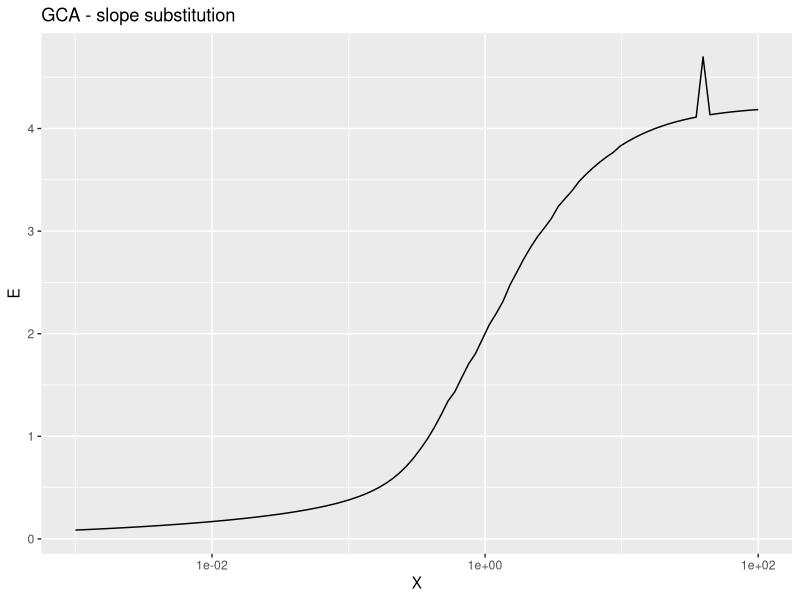

Reproduce this figure in R.
# Plotting the concentration-response curves of our data
library(ggplot2)
library(scales)
library(reshape2)
library(gam)
##### source some help functions #####

## tcpl 3 parameter hill function
tcplHillVal <- function(logc, tp, ga, gw, bt = 0) {
  
  bt + (tp - bt)/(1 + 10^((ga - logc)*gw))
  
}

## tcpl 3 parameter hill function inverse
tcplHillConc <- function(val, tp, ga, gw, bt = 0) {
  
  ga - log10((tp - bt)/(val - bt) - 1)/gw
  
}

tcplHillVal2 <- function(c,tp,ga,gw,bt = 0){
  
  bt + (tp - bt) / (1 + (ga / c)^gw)
  
}


tcplHillConc2 <- function(e,tp,ga,gw){
  
  ga * (tp/e -1)^(-1/gw)
  
}

tcplHillConc.Alternate <- function(e,tp,ga,gw){
  -1 * abs(ga * (tp/e -1))^(-1/gw)
  
}
# We

inv.tanh <- function(E,alpha,beta){
  atanh(E/alpha)/beta
}

Hill_two <- function(x,alpha,beta){
  beta * x / (alpha + x)
}

Hill_two_inv <- function(E,alpha,beta){
  beta*E / (alpha - E)
}

linear.inverse <- function(x,alpha,beta){
  ((x - beta) / (alpha) )^(1/3)
  
}

linear.forward <- function(x,alpha,beta){
  alpha*x^3 + beta
  
}


adjust.obj <- function(param.new,param.old,x,w = rep(1,length(x))){
  # TRY THE SAME THING BUT WITH INVERSE FUNCTIONS INSTEAD
  # param.new = c(tp,AC50)
  # param.old = c(tp,AC50,slope)
  val.old <- tcplHillVal2(x,param.old[1],param.old[2],param.old[3])
  
  val.new <- tcplHillVal2(x,param.new[1],param.new[2],1)
  # val.new <- linear.forward(x,param.new[1],param.new[2])
  # val.new <- param.new[1] + param.new[2]*x + param.new[3]*x^2 + param.new[4]*x^3
  # val.new <- param.new[1]*tanh(param.new[2]*x)
  sum((w*(val.old - val.new))^2)
  
}

# Concentration addition objective function to find mixture effect
CA.obj <- function(ECmix,E,Ci,tp,AC50,slope){
  
  pi <- Ci / sum(Ci)
  ECi <- 10^tcplHillConc(E,tp,AC50,slope)
  # print(sum(is.na(ECi)))
  ca.val <- sum((pi * ECmix)/ECi,na.rm = )
  val <- (ca.val - 1)^2

  # print(c(ECmix,val))
  return(val)
  
}

GCA.obj <- function(E,Ci,tp,AC50,slope){
  
  ECi <- tcplHillConc2(E,tp,AC50,slope)
  idx.na <- is.na(ECi)
  
  ## Adjustment
  if (sum(idx.na)>0){
    params.new <- matrix(NA,sum(idx.na),2)
    X <- 10^seq(log10(10^-3),log10(10^2),length.out = 10^3)
    tp.temp <- tp[idx.na]
    AC50.temp <- AC50[idx.na]
    slope.temp <- slope[idx.na]
    for (i in 1:nrow(params.new)){
      # Ci= sort(rnorm(41,mean = logX[i]))
      # print(c(i,i))
      param.init <- c(tp.mean[i],10^AC50.mean[i])
      # param.init <- rep(0,2)
      params.slope.one <- optim(par = param.init,fn = adjust.obj,
                                param.old = c(tp.temp[i],AC50.temp[i],slope.temp[i]),
                                x = X,
                                w = X/sum(X),
                                method = "Nelder-Mead",
                                control = list(trace=0))
      params.new[i,] <- params.slope.one$par
    }
    
    # ECi2 <- inv.tanh(E,params.new[,1],params.new[,2])
    # ECi2 <- linear.inverse(E,params.new[,1],params.new[,2])
    ECi2 <- tcplHillConc2(E,params.new[,1],params.new[,2],1)
    # print(sum(is.na(ECi2)))
    ECi[idx.na] <- ECi2
  }

  gca.val <- sum(Ci/ECi,na.rm = F)
  # print(sum(is.na(ECi)))
  val <- (gca.val - 1)^2
  # print(c("GCAval",gca.val,val))
  
  return(val)
  
}

IA.pred <- function(Ci,tp,AC50,slope){
  
  
  E <- tcplHillVal(Ci,tp,AC50,slope)
  
  1 - prod( (1 - E) )
  
}



##### END help functions #####

# Example hill model parameters (from the EPA/ICE database)
tp.mean <- c(1.75777662136449,
             2.64257335228456,
             1.2500912999803,
             3.17219027994445,
             3.44393885523638,
             0.956027091030637,
             2.45952587010046,
             5.23044416992704,
             8.75723605397531,
             4.43557862957007,
             1.70651562574913,
             2.19696943114655,
             0.970314753293581,
             1.09593968209227,
             1.62591751017549,
             0.952445370664443,
             5.14574689240698,
             9.70427307077555,
             4.69835271016736,
             4.90694556250327,
             4.35195253150607,
             2.37581751546163,
             1.4219266732615,
             1.87852653877426,
             3.81153247827415,
             2.35888545831149,
             1.47119714056452,
             9.05149720471746,
             3.04889555723495,
             4.81040784786756,
             5.55467567159707,
             5.50095390753827,
             3.24078787993538,
             1.32076005375849,
             1.13091863005194,
             2.34110862655768,
             1.99380635274463,
             7.35884622974272,
             3.20916264400714,
             3.33178272957434,
             5.66425708546636)

AC50.mean <- c(1.64296595037943,
               1.69511239992777,
               1.69746329917556,
               1.50608754296749,
               1.55075166332809,
               1.70507493706784,
               1.78931247162635,
               1.56357212970045,
               1.73191018044751,
               1.66873607917092,
               1.67757151234742,
               1.50662449422997,
               1.58076243146805,
               1.8261032207948,
               1.5330724108301,
               1.58153596317556,
               1.37690513671101,
               1.38742330175663,
               1.43065188607642,
               1.59868166946005,
               1.77383573921161,
               1.71423117136907,
               0.983974558803139,
               1.80652787865437,
               1.21005687314881,
               1.94026699327791,
               1.78011668273905,
               1.69369036758621,
               1.33801728153993,
               1.60246343717998,
               1.39135845813558,
               1.93154903774416,
               0.955440693012235,
               1.88822285530154,
               1.66855841664285,
               1.92180026051274,
               1.89280868461677,
               1.27197689658405,
               1.56394566837469,
               1.9324665453855,
               1.73903686680574)

slope.mean <- c(7.99969966935632,
                1.31329701493892,
                7.9758614678071,
                2.52388089970194,
                1.66773021828506,
                7.99876025022253,
                2.43874709812623,
                1.2496107837679,
                2.19158509004575,
                1.51872156597757,
                0.420310495512835,
                7.99987186843957,
                7.99999308064974,
                3.87183450239043,
                7.99999933890543,
                7.99999761703686,
                1.47318653372205,
                0.924477144252795,
                1.73715492680686,
                7.99996987820193,
                2.97637414092904,
                2.69805528421217,
                0.300000000113715,
                2.44899460904763,
                1.49361305266828,
                7.97752158888019,
                1.42482463931545,
                1.83508787957739,
                3.810875895109,
                1.29920040512761,
                1.17782930185412,
                7.99999995523108,
                1.25202823872039,
                5.09727088108956,
                7.99445094348028,
                7.99957905331678,
                2.04338236981753,
                0.808971549456102,
                1.37005005636836,
                7.99999999270583,
                1.63286331918594)


invitro.concentrations <- c(4.0686903230738e-06,
                            0,	
                            1.1411713731966e-07,
                            3.93549759097248e-07,	
                            1.0439212279716e-07,	
                            0,	
                            0,	
                            0,	
                            0,	
                            1.31104409034959e-05,	
                            0,	
                            1.27223297809921e-08,	
                            8.19608269084454e-07,	
                            0,	
                            0,	
                            6.59327077866334e-09,	
                            8.3482127306126e-12,	
                            0,	
                            7.27755146108946e-10,	
                            0,	
                            3.17085101920139e-11,	
                            6.77505096775645e-09,	
                            0.000195739321237987,	
                            0	,
                            0,	
                            0	,
                            3.65946983234194e-12,	
                            6.0233981058699e-08,	
                            0,	
                            0,	
                            0,	
                            1.86290746564753e-10,	
                            2.92381946690829e-09,	
                            0,	
                            0,	
                            0,	
                            0	,
                            0,	
                            1.02266414096264e-08,	
                            0	,
                            9.42741387002772e-07)


### Optimization appraoch
# Goal: Solve for E 
# 1) Initialize a value of E
# 2) Given the concentrations of compounds i = 1,..., n
# 3) Use inverse function to calculate ECxi 
# 4) Calculate the LHS of CA equation ( inv(sum(pi/ECxi)) = 1)
# 5) iterate until converges


X <- 10^seq(log10(10^-3),log10(10^2),length.out = 10^2)

init.temp <- matrix(NA,nrow = 41,ncol = length(X))
for (i in 1:length(X)){
  init.temp[,i] <- tcplHillVal2(X[i],tp.mean,10^AC50.mean,slope.mean)
}

chem.max <- apply(init.temp,1,max)
# ca.max <- min(chem.max)
ca.max <- max(chem.max)

# 
# E <- seq(10^-4,ca.max - 1e-4,length.out = 100)
# E.val <- rep(NA,length(X))
# assay.interval <- c(E[1],E[100]+1e-2)
 assay.interval <- c(10^-20,ca.max)
# assay.interval <- c(10^-20,10^3)
GCA.val <- rep(NA,length(X))
for (i in 1:length(X)){
  print(c(i))
  # Ci= sort(rnorm(41,mean = logX[i]))
  Ci <- rep(X[i],41)
  
  ## GCA, Generalized Concentration Addition  
  # GCA.obj <- function(E,Ci,tp,AC50,slope){
  mixture.result <- optimize(f = GCA.obj, interval = assay.interval,
                             # Ci= rep(X[i],41),
                             Ci = (Ci),
                             tp = tp.mean,
                             AC50 = 10^AC50.mean,
                             slope = slope.mean)
  
  
  GCA.val[i] <- mixture.result$minimum
 
}


# df1 <- data.frame("E" = E, "ECmix" = ECmix)
# df2 <- data.frame("E" = E.pred,"C" = conc.total.i$ECmix)
# ggplot()+geom_line(data = df1,aes(ECmix,E))+
#   geom_point(data = df1,aes(ECmix,E))+
#   geom_point(data = df2,aes(C,E),color = "red")

df1 <- data.frame("X" = X, "E" = GCA.val)
ggplot(df1,aes(X,E))+geom_line()+
  scale_x_log10()+ggtitle("GCA - slope substitution")
